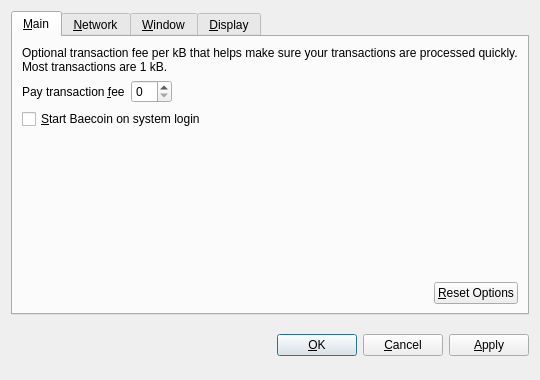
<?xml version="1.0" encoding="UTF-8"?>
<ui version="4.0">
 <class>OptionsDialog</class>
 <widget class="QDialog" name="OptionsDialog">
  <property name="geometry">
   <rect>
    <x>0</x>
    <y>0</y>
    <width>540</width>
    <height>380</height>
   </rect>
  </property>
  <property name="windowTitle">
   <string>Options</string>
  </property>
  <property name="modal">
   <bool>true</bool>
  </property>
  <layout class="QVBoxLayout" name="verticalLayout">
   <item>
    <widget class="QTabWidget" name="tabWidget">
     <property name="tabPosition">
      <enum>QTabWidget::North</enum>
     </property>
     <property name="currentIndex">
      <number>0</number>
     </property>
     <widget class="QWidget" name="tabMain">
      <attribute name="title">
       <string>&amp;Main</string>
      </attribute>
      <layout class="QVBoxLayout" name="verticalLayout_Main">
       <item>
        <widget class="QLabel" name="transactionFeeInfoLabel">
         <property name="text">
          <string>Optional transaction fee per kB that helps make sure your transactions are processed quickly. Most transactions are 1 kB.</string>
         </property>
         <property name="textFormat">
          <enum>Qt::PlainText</enum>
         </property>
         <property name="wordWrap">
          <bool>true</bool>
         </property>
        </widget>
       </item>
       <item>
        <layout class="QHBoxLayout" name="horizontalLayout_1_Main">
         <item>
          <widget class="QLabel" name="transactionFeeLabel">
           <property name="text">
            <string>Pay transaction &amp;fee</string>
           </property>
           <property name="textFormat">
            <enum>Qt::PlainText</enum>
           </property>
           <property name="buddy">
            <cstring>transactionFee</cstring>
           </property>
          </widget>
         </item>
         <item>
          <widget class="BitcoinAmountField" name="transactionFee"/>
         </item>
         <item>
          <spacer name="horizontalSpacer_1_Main">
           <property name="orientation">
            <enum>Qt::Horizontal</enum>
           </property>
           <property name="sizeHint" stdset="0">
            <size>
             <width>40</width>
             <height>20</height>
            </size>
           </property>
          </spacer>
         </item>
        </layout>
       </item>
       <item>
        <widget class="QCheckBox" name="bitcoinAtStartup">
         <property name="toolTip">
          <string>Automatically start Baecoin after logging in to the system.</string>
         </property>
         <property name="text">
          <string>&amp;Start Baecoin on system login</string>
         </property>
        </widget>
       </item>
       <item>
        <spacer name="verticalSpacer_Main">
         <property name="orientation">
          <enum>Qt::Vertical</enum>
         </property>
         <property name="sizeHint" stdset="0">
          <size>
           <width>20</width>
           <height>40</height>
          </size>
         </property>
        </spacer>
       </item>
       <item>
        <layout class="QHBoxLayout" name="horizontalLayout_2_Main">
         <item>
          <spacer name="horizontalSpacer_2_Main">
           <property name="orientation">
            <enum>Qt::Horizontal</enum>
           </property>
           <property name="sizeHint" stdset="0">
            <size>
             <width>40</width>
             <height>20</height>
            </size>
           </property>
          </spacer>
         </item>
         <item>
          <widget class="QPushButton" name="resetButton">
           <property name="toolTip">
            <string>Reset all client options to default.</string>
           </property>
           <property name="text">
            <string>&amp;Reset Options</string>
           </property>
           <property name="autoDefault">
            <bool>false</bool>
           </property>
          </widget>
         </item>
        </layout>
       </item>
      </layout>
     </widget>
     <widget class="QWidget" name="tabNetwork">
      <attribute name="title">
       <string>&amp;Network</string>
      </attribute>
      <layout class="QVBoxLayout" name="verticalLayout_Network">
       <item>
        <widget class="QCheckBox" name="mapPortUpnp">
         <property name="toolTip">
          <string>Automatically open the Baecoin client port on the router. This only works when your router supports UPnP and it is enabled.</string>
         </property>
         <property name="text">
          <string>Map port using &amp;UPnP</string>
         </property>
        </widget>
       </item>
       <item>
        <widget class="QCheckBox" name="connectSocks">
         <property name="toolTip">
          <string>Connect to the Baecoin network through a SOCKS proxy (e.g. when connecting through Tor).</string>
         </property>
         <property name="text">
          <string>&amp;Connect through SOCKS proxy:</string>
         </property>
        </widget>
       </item>
       <item>
        <layout class="QHBoxLayout" name="horizontalLayout_Network">
         <item>
          <widget class="QLabel" name="proxyIpLabel">
           <property name="text">
            <string>Proxy &amp;IP:</string>
           </property>
           <property name="textFormat">
            <enum>Qt::PlainText</enum>
           </property>
           <property name="buddy">
            <cstring>proxyIp</cstring>
           </property>
          </widget>
         </item>
         <item>
          <widget class="QValidatedLineEdit" name="proxyIp">
           <property name="maximumSize">
            <size>
             <width>140</width>
             <height>16777215</height>
            </size>
           </property>
           <property name="toolTip">
            <string>IP address of the proxy (e.g. 127.0.0.1)</string>
           </property>
          </widget>
         </item>
         <item>
          <widget class="QLabel" name="proxyPortLabel">
           <property name="text">
            <string>&amp;Port:</string>
           </property>
           <property name="textFormat">
            <enum>Qt::PlainText</enum>
           </property>
           <property name="buddy">
            <cstring>proxyPort</cstring>
           </property>
          </widget>
         </item>
         <item>
          <widget class="QLineEdit" name="proxyPort">
           <property name="maximumSize">
            <size>
             <width>55</width>
             <height>16777215</height>
            </size>
           </property>
           <property name="toolTip">
            <string>Port of the proxy (e.g. 9050)</string>
           </property>
          </widget>
         </item>
         <item>
          <widget class="QLabel" name="socksVersionLabel">
           <property name="text">
            <string>SOCKS &amp;Version:</string>
           </property>
           <property name="textFormat">
            <enum>Qt::PlainText</enum>
           </property>
           <property name="buddy">
            <cstring>socksVersion</cstring>
           </property>
          </widget>
         </item>
         <item>
          <widget class="QValueComboBox" name="socksVersion">
           <property name="toolTip">
            <string>SOCKS version of the proxy (e.g. 5)</string>
           </property>
          </widget>
         </item>
         <item>
          <spacer name="horizontalSpacer_Network">
           <property name="orientation">
            <enum>Qt::Horizontal</enum>
           </property>
           <property name="sizeHint" stdset="0">
            <size>
             <width>40</width>
             <height>20</height>
            </size>
           </property>
          </spacer>
         </item>
        </layout>
       </item>
       <item>
        <spacer name="verticalSpacer_Network">
         <property name="orientation">
          <enum>Qt::Vertical</enum>
         </property>
         <property name="sizeHint" stdset="0">
          <size>
           <width>20</width>
           <height>40</height>
          </size>
         </property>
        </spacer>
       </item>
      </layout>
     </widget>
     <widget class="QWidget" name="tabWindow">
      <attribute name="title">
       <string>&amp;Window</string>
      </attribute>
      <layout class="QVBoxLayout" name="verticalLayout_Window">
       <item>
        <widget class="QCheckBox" name="minimizeToTray">
         <property name="toolTip">
          <string>Show only a tray icon after minimizing the window.</string>
         </property>
         <property name="text">
          <string>&amp;Minimize to the tray instead of the taskbar</string>
         </property>
        </widget>
       </item>
       <item>
        <widget class="QCheckBox" name="minimizeOnClose">
         <property name="toolTip">
          <string>Minimize instead of exit the application when the window is closed. When this option is enabled, the application will be closed only after selecting Quit in the menu.</string>
         </property>
         <property name="text">
          <string>M&amp;inimize on close</string>
         </property>
        </widget>
       </item>
       <item>
        <spacer name="verticalSpacer_Window">
         <property name="orientation">
          <enum>Qt::Vertical</enum>
         </property>
         <property name="sizeHint" stdset="0">
          <size>
           <width>20</width>
           <height>40</height>
          </size>
         </property>
        </spacer>
       </item>
      </layout>
     </widget>
     <widget class="QWidget" name="tabDisplay">
      <attribute name="title">
       <string>&amp;Display</string>
      </attribute>
      <layout class="QVBoxLayout" name="verticalLayout_Display">
       <item>
        <layout class="QHBoxLayout" name="horizontalLayout_1_Display">
         <item>
          <widget class="QLabel" name="langLabel">
           <property name="text">
            <string>User Interface &amp;language:</string>
           </property>
           <property name="textFormat">
            <enum>Qt::PlainText</enum>
           </property>
           <property name="buddy">
            <cstring>lang</cstring>
           </property>
          </widget>
         </item>
         <item>
          <widget class="QValueComboBox" name="lang">
           <property name="toolTip">
            <string>The user interface language can be set here. This setting will take effect after restarting Baecoin.</string>
           </property>
          </widget>
         </item>
        </layout>
       </item>
       <item>
        <layout class="QHBoxLayout" name="horizontalLayout_2_Display">
         <item>
          <widget class="QLabel" name="unitLabel">
           <property name="text">
            <string>&amp;Unit to show amounts in:</string>
           </property>
           <property name="textFormat">
            <enum>Qt::PlainText</enum>
           </property>
           <property name="buddy">
            <cstring>unit</cstring>
           </property>
          </widget>
         </item>
         <item>
          <widget class="QValueComboBox" name="unit">
           <property name="toolTip">
            <string>Choose the default subdivision unit to show in the interface and when sending coins.</string>
           </property>
          </widget>
         </item>
        </layout>
       </item>
       <item>
        <widget class="QCheckBox" name="displayAddresses">
         <property name="toolTip">
          <string>Whether to show Baecoin addresses in the transaction list or not.</string>
         </property>
         <property name="text">
          <string>&amp;Display addresses in transaction list</string>
         </property>
        </widget>
       </item>
       <item>
        <spacer name="verticalSpacer_Display">
         <property name="orientation">
          <enum>Qt::Vertical</enum>
         </property>
         <property name="sizeHint" stdset="0">
          <size>
           <width>20</width>
           <height>40</height>
          </size>
         </property>
        </spacer>
       </item>
      </layout>
     </widget>
    </widget>
   </item>
   <item>
    <layout class="QHBoxLayout" name="horizontalLayout_Buttons">
     <item>
      <spacer name="horizontalSpacer_1">
       <property name="orientation">
        <enum>Qt::Horizontal</enum>
       </property>
       <property name="sizeHint" stdset="0">
        <size>
         <width>40</width>
         <height>48</height>
        </size>
       </property>
      </spacer>
     </item>
     <item>
      <widget class="QLabel" name="statusLabel">
       <property name="font">
        <font>
         <weight>75</weight>
         <bold>true</bold>
        </font>
       </property>
       <property name="text">
        <string/>
       </property>
       <property name="textFormat">
        <enum>Qt::PlainText</enum>
       </property>
       <property name="wordWrap">
        <bool>true</bool>
       </property>
      </widget>
     </item>
     <item>
      <spacer name="horizontalSpacer_2">
       <property name="orientation">
        <enum>Qt::Horizontal</enum>
       </property>
       <property name="sizeHint" stdset="0">
        <size>
         <width>40</width>
         <height>48</height>
        </size>
       </property>
      </spacer>
     </item>
     <item>
      <widget class="QPushButton" name="okButton">
       <property name="text">
        <string>&amp;OK</string>
       </property>
      </widget>
     </item>
     <item>
      <widget class="QPushButton" name="cancelButton">
       <property name="text">
        <string>&amp;Cancel</string>
       </property>
       <property name="autoDefault">
        <bool>false</bool>
       </property>
      </widget>
     </item>
     <item>
      <widget class="QPushButton" name="applyButton">
       <property name="text">
        <string>&amp;Apply</string>
       </property>
       <property name="autoDefault">
        <bool>false</bool>
       </property>
      </widget>
     </item>
    </layout>
   </item>
  </layout>
 </widget>
 <customwidgets>
  <customwidget>
   <class>BitcoinAmountField</class>
   <extends>QSpinBox</extends>
   <header>bitcoinamountfield.h</header>
  </customwidget>
  <customwidget>
   <class>QValueComboBox</class>
   <extends>QComboBox</extends>
   <header>qvaluecombobox.h</header>
  </customwidget>
  <customwidget>
   <class>QValidatedLineEdit</class>
   <extends>QLineEdit</extends>
   <header>qvalidatedlineedit.h</header>
  </customwidget>
 </customwidgets>
 <resources/>
 <connections/>
</ui>
